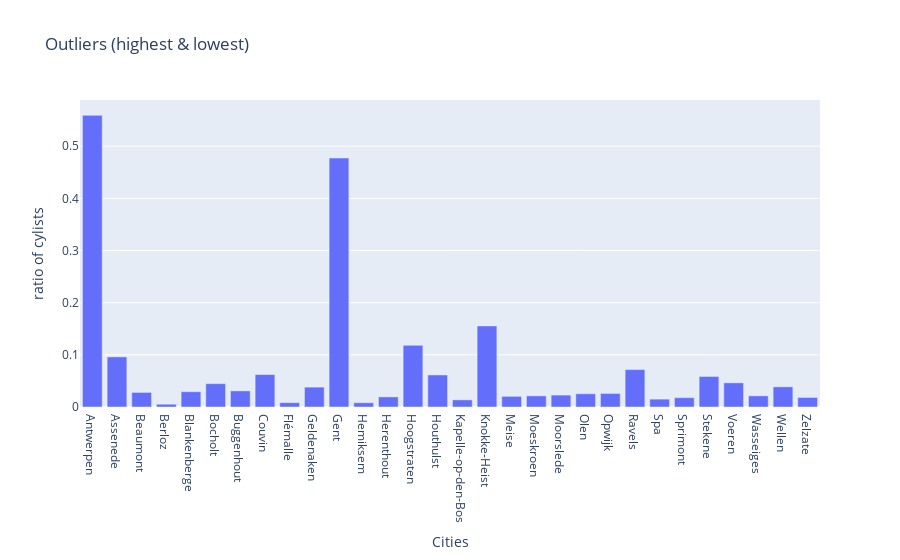

Here is the notebook cell this chart was saved with:
### Code cell
init_notebook_mode(connected=True)
for chart in charts:
    chart.pop('id', None) # for some reason iplot does not like 'id'
iplot(figure)

### Figure 1 — Plotly figure (JSON) as saved in the notebook; plotly's stock layout.template omitted (floating-point values rounded to 4 significant figures)
{"data": [{"type": "bar", "x": ["Antwerpen", "Assenede", "Beaumont", "Berloz", "Blankenberge", "Bocholt", "Buggenhout", "Couvin", "Flémalle", "Geldenaken", "Gent", "Hemiksem", "Herenthout", "Hoogstraten", "Houthulst", "Kapelle-op-den-Bos", "Knokke-Heist", "Meise", "Moeskroen", "Moorslede", "Olen", "Opwijk", "Ravels", "Spa", "Sprimont", "Stekene", "Voeren", "Wasseiges", "Wellen", "Zelzate"], "y": [0.5592, 0.0961, 0.02798, 0.005344, 0.02929, 0.04467, 0.0309, 0.06219, 0.00838, 0.03814, 0.4774, 0.008196, 0.01939, 0.1183, 0.06148, 0.01366, 0.1554, 0.02038, 0.02134, 0.02283, 0.02533, 0.02594, 0.07176, 0.0151, 0.01787, 0.05855, 0.04635, 0.02142, 0.03866, 0.01827]}], "layout": {"barmode": "stack", "legend": {"orientation": "h"}, "title": {"text": "Outliers (highest & lowest)"}, "xaxis": {"title": {"text": "Cities"}}, "yaxis": {"title": {"text": "ratio of cylists"}, "type": "linear"}}}
